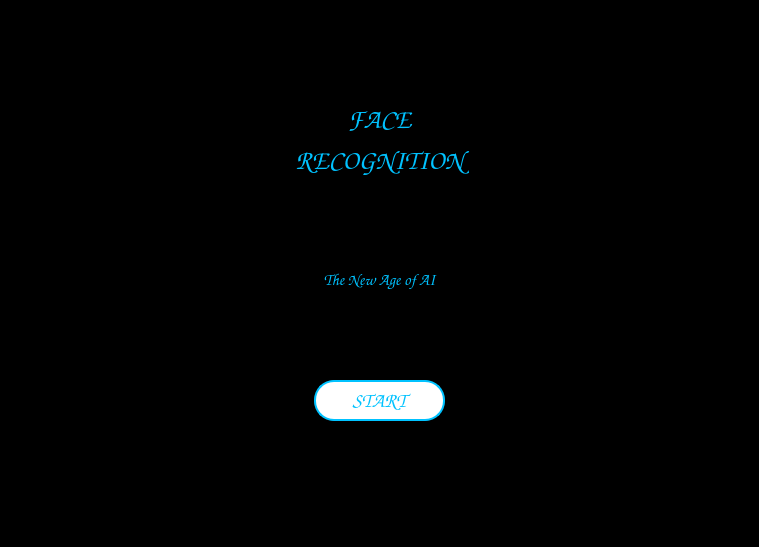
<?xml version="1.0" encoding="UTF-8"?>
<ui version="4.0">
 <class>MainWindow</class>
 <widget class="QMainWindow" name="MainWindow">
  <property name="geometry">
   <rect>
    <x>0</x>
    <y>0</y>
    <width>759</width>
    <height>547</height>
   </rect>
  </property>
  <property name="font">
   <font>
    <family>Comic Sans MS</family>
   </font>
  </property>
  <property name="windowTitle">
   <string>MainWindow</string>
  </property>
  <property name="styleSheet">
   <string notr="true">background-color: rgb(0, 0, 0);</string>
  </property>
  <widget class="QWidget" name="centralwidget">
   <layout class="QHBoxLayout" name="horizontalLayout_3">
    <item>
     <layout class="QHBoxLayout" name="horizontalLayout_2">
      <item>
       <widget class="QWidget" name="widget" native="true">
        <property name="styleSheet">
         <string notr="true">background-color:rgb(0, 0, 0)</string>
        </property>
        <layout class="QVBoxLayout" name="verticalLayout_2">
         <item>
          <spacer name="verticalSpacer">
           <property name="orientation">
            <enum>Qt::Vertical</enum>
           </property>
           <property name="sizeType">
            <enum>QSizePolicy::Ignored</enum>
           </property>
           <property name="sizeHint" stdset="0">
            <size>
             <width>20</width>
             <height>95</height>
            </size>
           </property>
          </spacer>
         </item>
         <item>
          <layout class="QVBoxLayout" name="verticalLayout">
           <item>
            <widget class="QLabel" name="label">
             <property name="font">
              <font>
               <family>Comic Sans MS</family>
               <pointsize>20</pointsize>
              </font>
             </property>
             <property name="styleSheet">
              <string notr="true">color:rgb(0, 194, 255)</string>
             </property>
             <property name="text">
              <string>FACE</string>
             </property>
             <property name="alignment">
              <set>Qt::AlignCenter</set>
             </property>
            </widget>
           </item>
           <item>
            <widget class="QLabel" name="label_2">
             <property name="font">
              <font>
               <family>Comic Sans MS</family>
               <pointsize>20</pointsize>
              </font>
             </property>
             <property name="styleSheet">
              <string notr="true">color:rgb(0, 194, 255)</string>
             </property>
             <property name="text">
              <string>RECOGNITION</string>
             </property>
             <property name="alignment">
              <set>Qt::AlignCenter</set>
             </property>
            </widget>
           </item>
          </layout>
         </item>
         <item>
          <spacer name="verticalSpacer_2">
           <property name="orientation">
            <enum>Qt::Vertical</enum>
           </property>
           <property name="sizeType">
            <enum>QSizePolicy::Ignored</enum>
           </property>
           <property name="sizeHint" stdset="0">
            <size>
             <width>20</width>
             <height>95</height>
            </size>
           </property>
          </spacer>
         </item>
         <item>
          <widget class="QLabel" name="label_3">
           <property name="font">
            <font>
             <family>Comic Sans MS</family>
             <pointsize>12</pointsize>
            </font>
           </property>
           <property name="styleSheet">
            <string notr="true">color:rgb(0, 194, 255)</string>
           </property>
           <property name="text">
            <string>The New Age of AI</string>
           </property>
           <property name="alignment">
            <set>Qt::AlignCenter</set>
           </property>
          </widget>
         </item>
         <item>
          <spacer name="verticalSpacer_3">
           <property name="orientation">
            <enum>Qt::Vertical</enum>
           </property>
           <property name="sizeType">
            <enum>QSizePolicy::Ignored</enum>
           </property>
           <property name="sizeHint" stdset="0">
            <size>
             <width>20</width>
             <height>95</height>
            </size>
           </property>
          </spacer>
         </item>
         <item>
          <layout class="QHBoxLayout" name="horizontalLayout">
           <item>
            <spacer name="horizontalSpacer">
             <property name="orientation">
              <enum>Qt::Horizontal</enum>
             </property>
             <property name="sizeHint" stdset="0">
              <size>
               <width>48</width>
               <height>20</height>
              </size>
             </property>
            </spacer>
           </item>
           <item>
            <widget class="QWidget" name="widget_2" native="true">
             <property name="minimumSize">
              <size>
               <width>151</width>
               <height>41</height>
              </size>
             </property>
             <widget class="QPushButton" name="pushButton">
              <property name="enabled">
               <bool>true</bool>
              </property>
              <property name="geometry">
               <rect>
                <x>10</x>
                <y>0</y>
                <width>131</width>
                <height>41</height>
               </rect>
              </property>
              <property name="font">
               <font>
                <family>Comic Sans MS</family>
                <pointsize>15</pointsize>
                <weight>50</weight>
                <italic>true</italic>
                <bold>false</bold>
               </font>
              </property>
              <property name="cursor">
               <cursorShape>PointingHandCursor</cursorShape>
              </property>
              <property name="styleSheet">
               <string notr="true">QPushButton
{
	background-color: white;
	border-radius: 20px;
	color: #00C2FF;
	font: italic 15pt &quot;Comic Sans MS&quot;;
	border: 2px solid #00C2FF;
}
QPushButton:hover
{
	background-color: #00C2FF;
	color: white;
}</string>
              </property>
              <property name="text">
               <string>START</string>
              </property>
             </widget>
            </widget>
           </item>
           <item>
            <spacer name="horizontalSpacer_2">
             <property name="orientation">
              <enum>Qt::Horizontal</enum>
             </property>
             <property name="sizeHint" stdset="0">
              <size>
               <width>48</width>
               <height>20</height>
              </size>
             </property>
            </spacer>
           </item>
          </layout>
         </item>
         <item>
          <spacer name="verticalSpacer_4">
           <property name="orientation">
            <enum>Qt::Vertical</enum>
           </property>
           <property name="sizeType">
            <enum>QSizePolicy::Ignored</enum>
           </property>
           <property name="sizeHint" stdset="0">
            <size>
             <width>20</width>
             <height>96</height>
            </size>
           </property>
          </spacer>
         </item>
        </layout>
       </widget>
      </item>
     </layout>
    </item>
   </layout>
  </widget>
  <widget class="QMenuBar" name="menubar">
   <property name="geometry">
    <rect>
     <x>0</x>
     <y>0</y>
     <width>759</width>
     <height>21</height>
    </rect>
   </property>
  </widget>
  <widget class="QStatusBar" name="statusbar"/>
 </widget>
 <resources/>
 <connections/>
</ui>
